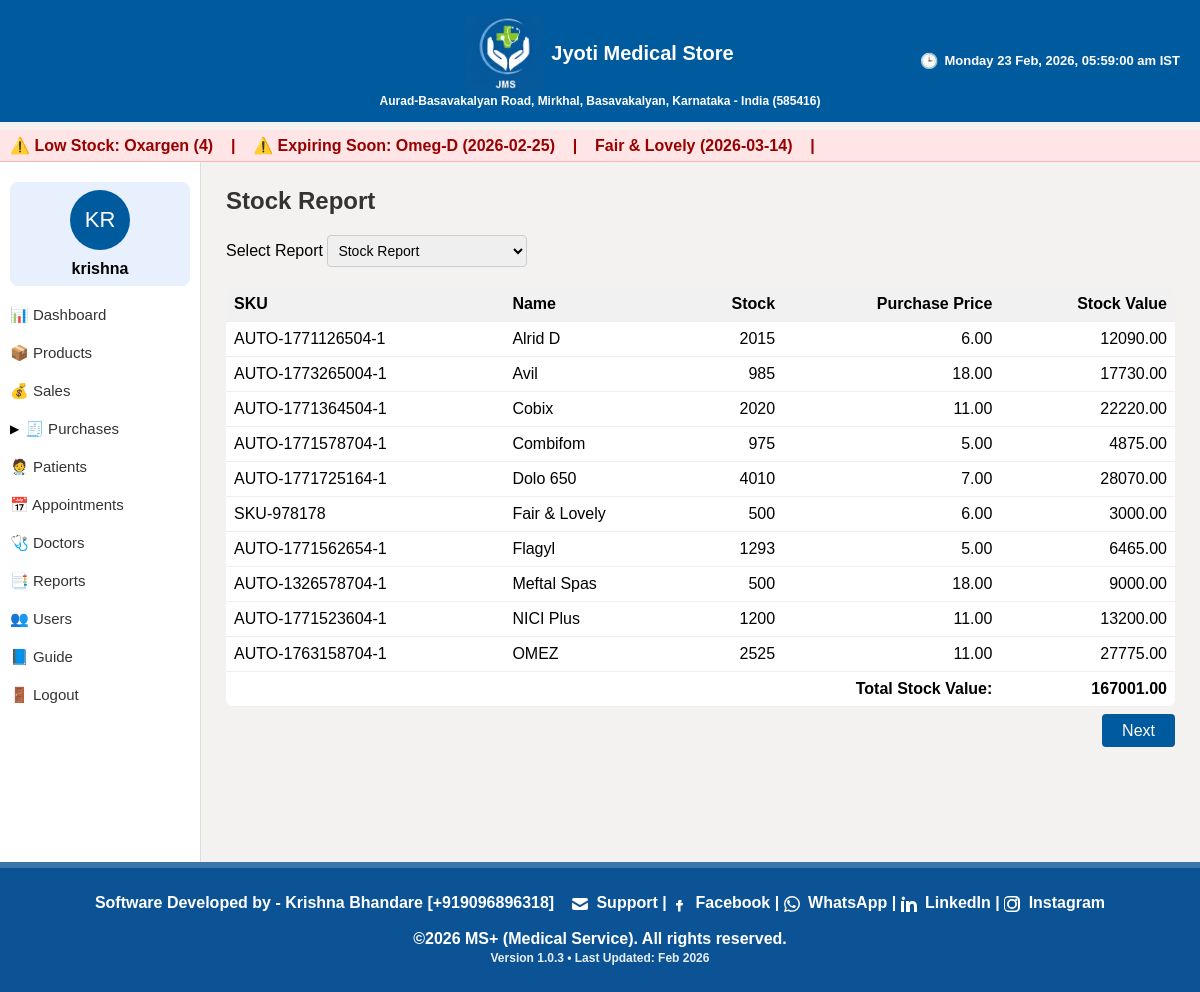
The page /reports/stock (signed in) on the database its author committed.
### models.py (models this page shows, shortened)
class Product(db.Model):
    __tablename__ = 'products'
    id = db.Column(db.Integer, primary_key=True)
    sku = db.Column(db.String(50), unique=True, nullable=False)
    name = db.Column(db.String(200), nullable=False)
    brand = db.Column(db.String(100))
    batch_no = db.Column(db.String(100))
    expiry_date = db.Column(db.Date)
    purchase_price = db.Column(db.Float, default=0.0)
    sale_price = db.Column(db.Float, default=0.0)
    tax_rate = db.Column(db.Float, default=0.0)
    current_stock = db.Column(db.Integer, default=0)
    category = db.Column(db.String(50))  # medicine, cosmetic, fmcg, life_saving, ayurvedic, equipment, general
    gst_percent = db.Column(db.Float, default=0)
    cgst_percent = db.Column(db.Float, default=0)
    sgst_percent = db.Column(db.Float, default=0)

class User(UserMixin, db.Model):
    __tablename__ = 'users'
    id = db.Column(db.Integer, primary_key=True)
    username = db.Column(db.String(80), unique=True, nullable=False)
    email = db.Column(db.String(120), unique=True, nullable=True)
    password_hash = db.Column(db.String(200), nullable=False)
    role = db.Column(db.String(20), default='staff')
    created_at = db.Column(db.DateTime, default=datetime.utcnow)
    first_name = db.Column(db.String(120), nullable=True)
    last_name = db.Column(db.String(120), nullable=True)
    file_label = db.Column(db.String(64), nullable=True)
    profile_image = db.Column(db.String(256), nullable=True)

### app.py (the view)
@app.route('/reports/stock')
@login_required
def report_stock():
    page = request.args.get('page', 1, type=int)
    products = Product.query.order_by(Product.name).paginate(
        page=page,
        per_page=10,
        error_out=False
    )
    total_value = sum(
        (p.current_stock or 0) * (p.purchase_price or 0)
        for p in Product.query.all()
    )
    return render_template(
        'reports/stock_report.html',
        products=products,
        total_value=total_value
    )

### app.py (called while the page is built)
@login_manager.user_loader
def load_user(user_id):
    try:
        return User.query.get(int(user_id))
    except:
        return None

@app.before_request
def require_login():
    if request.endpoint is None:
        return
    allowed_routes = ['login', 'forgot', 'reset_otp', 'static']
    if request.endpoint.startswith('static'):
        return
    if request.endpoint not in allowed_routes and not current_user.is_authenticated:
        return redirect(url_for('login'))

@app.context_processor
def inject_globals():
    if current_user.is_authenticated:
        initials = current_user.username[:2].upper()
        display_name = current_user.username
    else:
        initials = ""
        display_name = ""
    ist = datetime.utcnow() + timedelta(hours=5, minutes=30)
    current_dt_display = ist.strftime("%A, %d %b %Y, %I:%M:%S %p IST")
    current_day = ist.strftime("%A")
    return dict(
        initials=initials,
        display_name=display_name,
        current_dt_display=current_dt_display,
        current_day=current_day,
        is_admin=is_admin   # ⭐ ADD THIS LINE
    )

@app.teardown_appcontext
def shutdown_session(exception=None):
    db.session.remove()

@app.context_processor
def inject_low_stock():
    from flask import request
    if request.endpoint and (
        "login" in request.endpoint or
        "auth" in request.endpoint
    ):
        return dict(low_stock=[], expiring_soon=[])
    try:
        low_stock = Product.query.filter(Product.current_stock <= 5).all()
        today = date.today()
        soon = today + timedelta(days=30)
        expiring_soon = Product.query.filter(
            Product.expiry_date <= soon,
            Product.expiry_date >= today
        ).all()
        return dict(
            low_stock=low_stock,
            expiring_soon=expiring_soon
        )
    except Exception:
        return dict(low_stock=[], expiring_soon=[])

### templates/reports/stock_report.html (shortened to what this page needs)
{% extends "base.html" %}
{% block content %}
<h2>Stock Report</h2>
<div style="display:flex; gap:20px; margin-bottom:20px; align-items:flex-end;">
    <div>
        <label>Select Report</label>
        <select id="report-select" style="padding:6px; width:200px;">
            <option value="/reports/stock"  {% if 'stock' in request.path %}selected{% endif %}>Stock Report</option>
        </select>
    </div>
</div>
<table id="stockTable" border="0" cellpadding="6" cellspacing="0"
       style="width:100%; background:white; border-radius:8px; overflow:hidden;">
    <thead style="background:#f1f1f1;">
        <tr>
            <th onclick="sortTable('stockTable', 0)" style="cursor:pointer;" align="left">SKU</th>
            <th onclick="sortTable('stockTable', 1)" style="cursor:pointer;" align="left">Name</th>
            <th onclick="sortTable('stockTable', 2)" style="cursor:pointer;" align="right">Stock</th>
            <th onclick="sortTable('stockTable', 3)" style="cursor:pointer;" align="right">Purchase Price</th>
            <th onclick="sortTable('stockTable', 4)" style="cursor:pointer;" align="right">Stock Value</th>
        </tr>
    </thead>
    <tbody>
        {% for p in products.items %}
        {% set value = (p.current_stock or 0) * (p.purchase_price or 0) %}
        <tr
            class="{% if p.current_stock < 10 %}low-stock-row{% endif %}"
            style="border-bottom:1px solid #eee;"
        >
            <td>{{ p.sku }}</td>
            <td>{{ p.name }}</td>
            <td align="right">{{ p.current_stock or 0 }}</td>
            <td align="right">{{ "%.2f"|format(p.purchase_price or 0) }}</td>
            <td align="right">{{ "%.2f"|format(value) }}</td>
        </tr>
        {% else %}
        <tr>
            <td colspan="5" style="text-align:center; padding:15px; color:#777;">
                No products found.
            </td>
        </tr>
        {% endfor %}
    </tbody>
    <tfoot>
        <tr>
            <td colspan="4" align="right"><strong>Total Stock Value:</strong></td>
            <td align="right"><strong>{{ "%.2f"|format(total_value or 0) }}</strong></td>
        </tr>
    </tfoot>
</table>
<div style="text-align: right; margin-top: 15px;">
    {% if products.has_next %}
        <a href="{{ url_for('report_stock', page=products.next_num) }}" class="btn btn-primary">Next</a>
    {% endif %}
</div>
{% endblock %}

### templates/base.html (shortened to what this page needs)
<!DOCTYPE html>
<html lang="en">
<head>
    <link rel="stylesheet" href="{{ url_for('static', filename='css/style.css') }}">
</head>
<body>
<div class="fixed-header">
    <div class="topbar">
<div style="flex:1; text-align:center; line-height:1.3; display:flex; flex-direction:column; align-items:center;">
    <div style="display:flex; align-items:center; gap:8px;">
        <img src="{{ url_for('static', filename='logo.PNG') }}" class="title-logo">
        <strong style="font-size:20px;">Jyoti Medical Store</strong>
    </div>
    <span style="font-size:12px;">
        Aurad-Basavakalyan Road, Mirkhal, Basavakalyan, Karnataka - India (585416)
    </span>
</div>
        {% block top_right %}
        <div style="position:absolute; right:20px; font-size:13px; display:flex; align-items:center; gap:6px;">
            <span style="font-size:15px;">🕒</span>
            <span id="live_datetime"></span>
        </div>
        {% endblock %}
    </div>
</div>
<div style="height: 70px;"></div>
{% block alerts %}
{% if low_stock or expiring_soon %}
<div class="alert-marquee print-hide"
     style="
        background:#ffe5e5;
        padding:6px 10px;
        color:#900;
        font-weight:bold;
        white-space:nowrap;
        overflow:hidden;
        border-bottom:1px solid #ffb3b3;
     ">
    <marquee behavior="scroll" direction="left" scrollamount="5">
        {% if low_stock %}
            ⚠️ Low Stock:
            {% for p in low_stock %}
                {{ p.name }} ({{ p.current_stock }}) &nbsp;&nbsp; | &nbsp;&nbsp;
            {% endfor %}
        {% endif %}
        {% if expiring_soon %}
            ⚠️ Expiring Soon:
            {% for p in expiring_soon %}
                {{ p.name }} ({{ p.expiry_date }}) &nbsp;&nbsp; | &nbsp;&nbsp;
            {% endfor %}
        {% endif %}
    </marquee>
</div>
{% endif %}
{% endblock %}
<div class="layout">
{% if current_user.is_authenticated %}
<div class="sidebar">
    <div class="profile-card">
        <div class="initials-circle">{{ initials }}</div>
        <div><strong>{{ display_name }}</strong></div>
    </div>
    <a href="{{ url_for('dashboard') }}" class="menu-item">📊 Dashboard</a>
    <a href="{{ url_for('products') }}" class="menu-item">📦 Products</a>
    <a href="{{ url_for('sales_list') }}" class="menu-item">💰 Sales</a>
    <li class="has-submenu menu-parent" onclick="toggleMenu('purchaseMenu')">
        <span class="menu-arrow" id="purchaseArrow">▶</span>
        <a href="#">🧾 Purchases</a>
    </li>
    <a href="{{ url_for('patients') }}" class="menu-item">🧑‍⚕️ Patients</a>
    <a href="{{ url_for('appointments_list') }}" class="menu-item">📅 Appointments</a>
    <a href="{{ url_for('doctors_list') }}" class="menu-item">🩺 Doctors</a>
    <a href="{{ url_for('report_expiry') }}" class="menu-item">📑 Reports</a>
    {% if current_user.role == 'admin' %}
    <a href="{{ url_for('users_list') }}" class="menu-item">👥 Users</a>
    {% endif %}
    <a href="{{ url_for('guide') }}" class="menu-item">📘 Guide</a>
    <a href="{{ url_for('logout') }}" class="menu-item">🚪 Logout</a>
</div>
{% endif %}
    <div class="content">
        {% block content %}{% endblock %}
    </div>
</div>
<div class="fixed-footer">
    Software Developed by - Krishna Bhandare [+919096896318]
    &nbsp;&nbsp;
    <a href="mailto:bhandare.krishna5@gmail.com" target="_blank" rel="noopener noreferrer">
        <svg xmlns="http://www.w3.org/2000/svg" width="16" height="16" fill="currentColor" viewBox="0 0 16 16" style="vertical-align:middle;">
            <path d="M0 4a2 2 0 0 1 2-2h12a2 2 0 0 1 2 2v.217l-8 4.8-8-4.8V4z"/>
            <path d="M0 6.383v5.617a2 2 0 0 0 2 2h12a2 2 0 0 0 2-2V6.383l-7.555 4.533a1 1 0 0 1-1.11 0L0 6.383z"/>
        </svg>
        Support
    </a> |
    <a href="https://m.facebook.com/public/Bhandare-Krishna/" target="_blank" rel="noopener noreferrer">
        <svg xmlns="http://www.w3.org/2000/svg" width="16" height="16" fill="currentColor" viewBox="0 0 16 16" style="vertical-align:middle;">
            <path d="M8.94 6.5H10.5V4H8.94C7.64 4 7 4.67 7 5.94V7H5v2.5h2v6h2.5v-6h2l.5-2.5h-2.5v-.56c0-.33.17-.44.44-.44z"/>
        </svg>
        Facebook
    </a> |
    <a href="https://wa.me/919096896318" target="_blank" rel="noopener noreferrer">
        WhatsApp
    </a> |
    <a href="https://www.linkedin.com/in/krishna-bhandare-893b74102" target="_blank" rel="noopener noreferrer">
        LinkedIn
    </a> |
    <a href="https://www.instagram.com/reel/CmBQhjhAg4d/" target="_blank" rel="noopener noreferrer">
        Instagram
    </a>
    <br><br>
    ©2026 MS+ (Medical Service). All rights reserved.<br>
    <span style="font-size: 12px; opacity: 0.9;">
        Version 1.0.3 • Last Updated: Feb 2026
    </span>
</div>
</body>
</html>

### static/css/style.css (style rules this page uses)
body { margin: 0; font-family: Arial, sans-serif; background: #f3f2f1; }
h1, h2, h3, h4 { margin-top: 0; color: #333; }
a { color: #005a9e; text-decoration: none; }
input, select, textarea { font-size: 14px; border: 1px solid #ccc; border-radius: 4px; }
.topbar { background: #005a9e; color: white; padding: 12px; display: flex; justify-content: center; align-items: center; font-size: 22px; font-weight: bold; position: relative; }
.layout { display: flex; height: calc(100vh - 50px); }
.sidebar { width: 250px; background: white; border-right: 1px solid #ddd; padding: 20px; }
.sidebar { padding-left: 10px !important; padding-right: 10px !important; width: 180px !important; }
.sidebar a { display: block; padding: 10px 0; color: #333; font-size: 15px; }
.profile-card { padding: 8px; background: #e8f0fe; border-radius: 8px; margin-bottom: 10px; text-align: center; }
.initials-circle { width: 60px; height: 60px; background: #005a9e; color: white; border-radius: 50%; display: flex; justify-content: center; align-items: center; font-size: 22px; margin: 0 auto 10px; }
.content { flex: 1; padding: 25px; overflow-y: auto; }
.btn { padding: 8px 20px; border: none; cursor: pointer; border-radius: 4px; }
.btn-primary { background: #005a9e; color: white; }
table { width: 100%; border-collapse: collapse; background: white; border-radius: 8px; overflow: hidden; }
table thead { background: #f1f1f1; }
table th, table td { padding: 8px; border-bottom: 1px solid #eee; }
.fixed-header { position: fixed; top: 0; left: 0; width: 100%; z-index: 9999; }
.layout { margin-top: 100px; }
body { padding-bottom: 70px; }
.fixed-footer { position: fixed; bottom: 0; left: 0; width: 100%; background: #0B5394; color: white; text-align: center; padding: 26px 0; font-weight: 600; font-size: 16px; z-index: 9999; border-top: 6px solid rgba(255,255,255,0.2); }
.content { padding-bottom: 80px; }
html, body { height: 100%; margin: 0; padding: 0; }
.layout { min-height: calc(100vh - 60px); padding-bottom: 80px; }
.alert-marquee { margin-top: 12px; position: relative; z-index: 998; }
.layout { margin-top: 0 !important; padding-top: 0 !important; }
.alert-marquee { position: relative; z-index: 998; margin-top: 60px; }
.menu-parent { display: flex; align-items: center; gap: 6px; }
.menu-arrow { font-size: 12px; transition: transform 0.2s ease; }

### templates/base.html (style rules this page uses)
.alert-marquee { position: relative; z-index: 998; }
.title-logo { height: 80px; width: auto; margin-top: 2px; }
.fixed-footer a { color: inherit !important; text-decoration: none !important; }
.fixed-footer svg { fill: currentColor; margin-right: 4px; }

### rows shown on the page
Product: name "Oxargen", current_stock "4"
Product: name "Omeg-D", expiry_date "2026-02-25"
Product: name "Fair & Lovely", expiry_date "2026-03-14", sku "SKU-978178", current_stock "500", purchase_price "6.00", value "3000.00"
User: username "krishna"
Product: sku "AUTO-1771126504-1", name "Alrid D", current_stock "2015", purchase_price "6.00", value "12090.00"
Product: sku "AUTO-1773265004-1", name "Avil", current_stock "985", purchase_price "18.00", value "17730.00"
Product: sku "AUTO-1771364504-1", name "Cobix", current_stock "2020", purchase_price "11.00", value "22220.00"
Product: sku "AUTO-1771578704-1", name "Combifom", current_stock "975", purchase_price "5.00", value "4875.00"
Product: sku "AUTO-1771725164-1", name "Dolo 650", current_stock "4010", purchase_price "7.00", value "28070.00"
Product: sku "AUTO-1771562654-1", name "Flagyl", current_stock "1293", purchase_price "5.00", value "6465.00"
Product: sku "AUTO-1326578704-1", name "Meftal Spas", current_stock "500", purchase_price "18.00", value "9000.00"
Product: sku "AUTO-1771523604-1", name "NICI Plus", current_stock "1200", purchase_price "11.00", value "13200.00"
Product: sku "AUTO-1763158704-1", name "OMEZ", current_stock "2525", purchase_price "11.00", value "27775.00"

### other values the page prints
{{ initials }} "KR"
{{ "%.2f"|format(total_value or 0) }} "167001.00"
